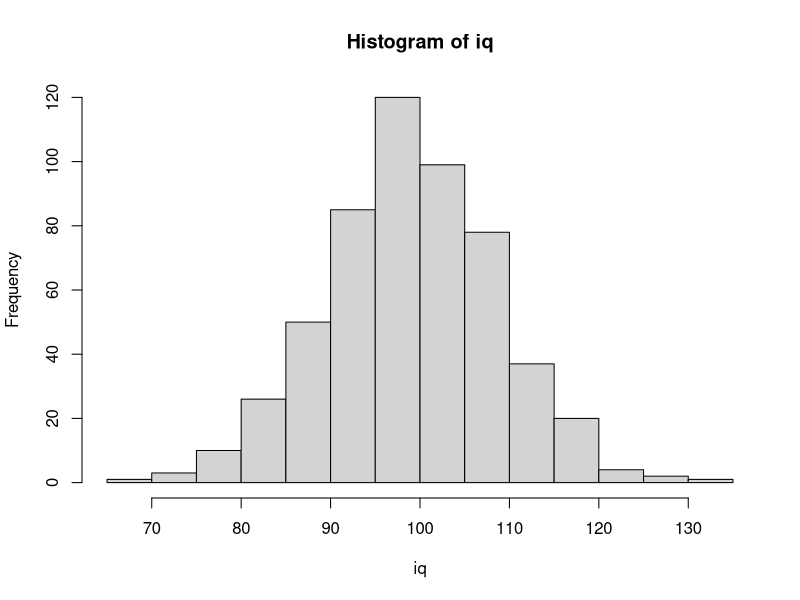
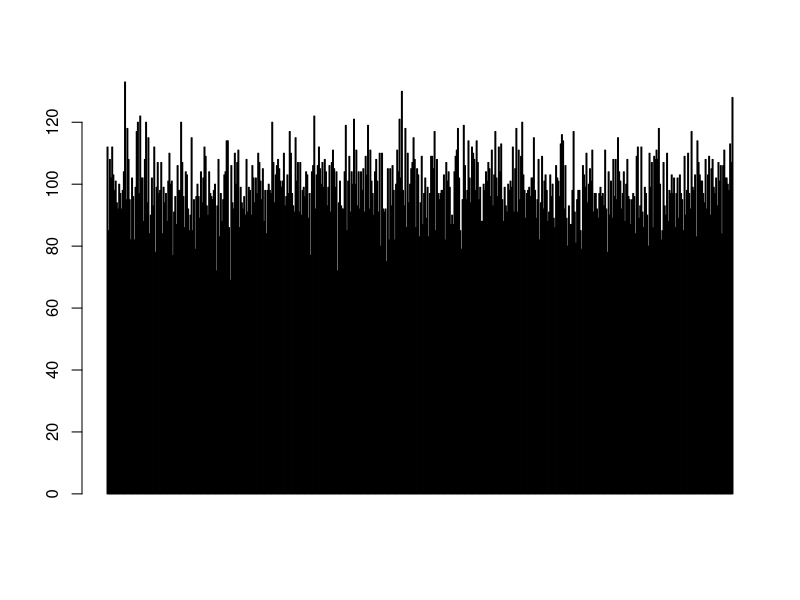
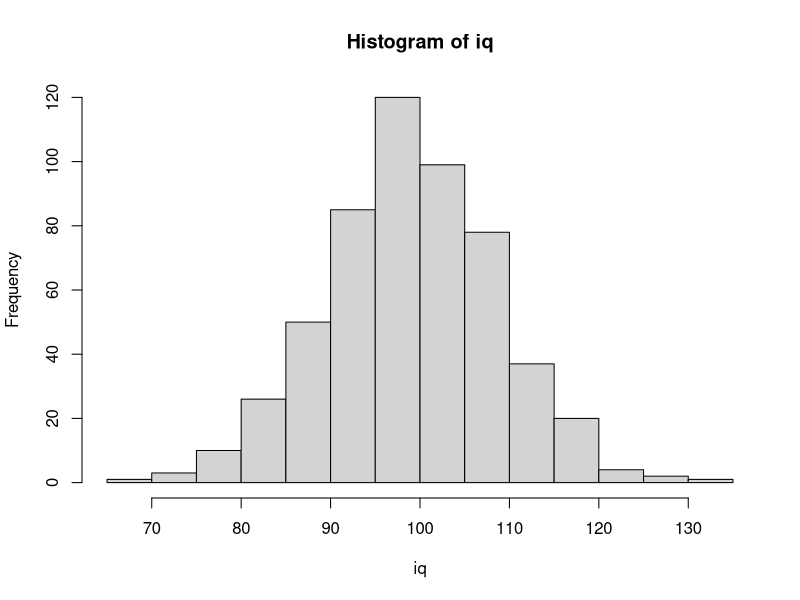
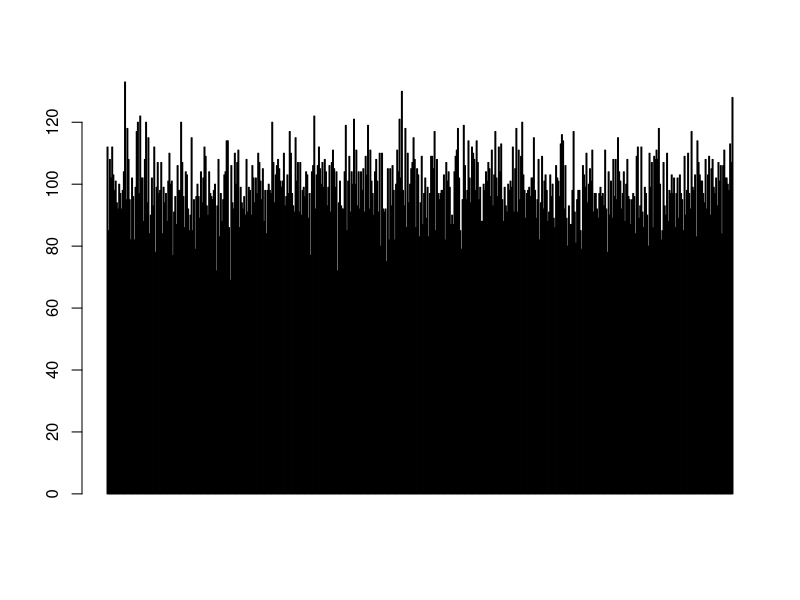
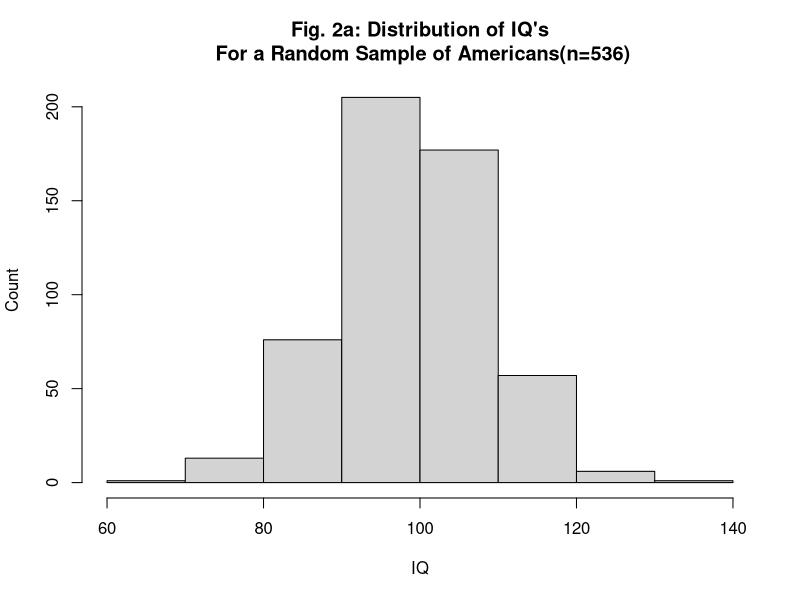
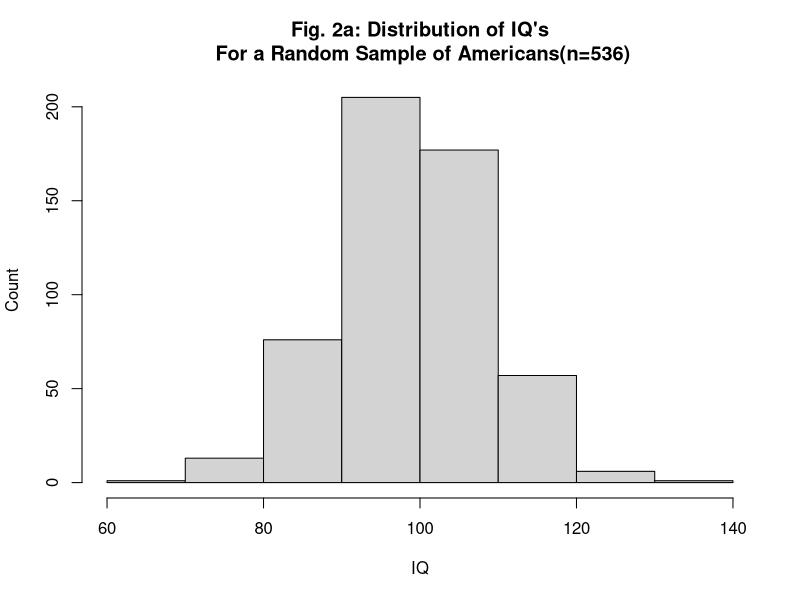
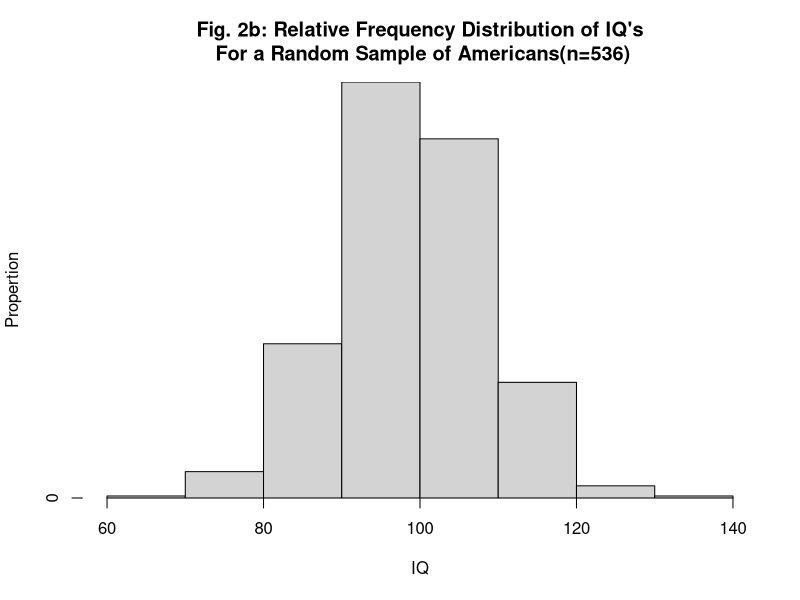
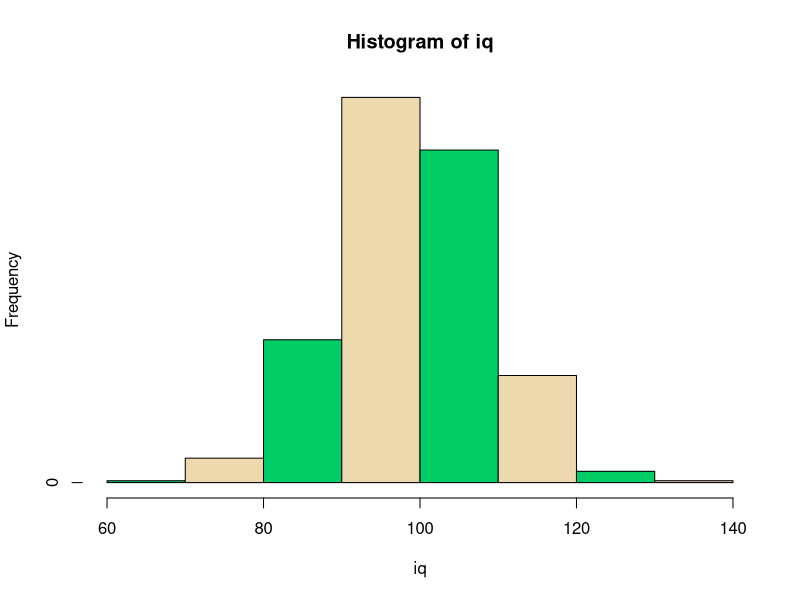

The R source for these figures, in order: (Note: this script raises an error after producing the figures.)
#########################
# Name: Steven Bradley  #
# Stat 331: Handout 9   #
#########################

###### Exercise 1 #######
#a
?dev.cur()

#b
dev.cur()
dev.list()

#c
set.seed(13823)
iq <- round(rnorm(536,mean = 100, sd = 10), digits = 0)

#d
hist(iq)    ##Good
barplot(iq) ##Not good

#e
dev.cur()
dev.list()

#f
dev.off(dev.list())

#g
pdf(file = "graphs.pdf",width = 7, height = 5)
hist(iq)
barplot(iq)
dev.off()

###### Exercise 2 ######

#a
hist(iq, breaks = 8, main = "Fig. 2a: Distribution of IQ's\n For a Random Sample of Americans(n=536)", ylab = "Count", xlab = "IQ", xlim = range(60:140))

#b
iq_hist <- hist(iq, breaks = 8, main = "Fig. 2a: Distribution of IQ's\n For a Random Sample of Americans(n=536)", ylab = "Count", xlab = "IQ", xlim = range(60:140))
iq_hist$counts <- iq_hist$counts/length(iq)
plot(iq_hist, main = "Fig. 2b: Relative Frequency Distribution of IQ's\n For a Random Sample of Americans(n=536)", ylab = "Propertion", xlab = "IQ", yaxs = "i")

#c
colors()
palette(c("springgreen3", "wheat2"))
plot(iq_hist,  col = c(1,2))

#d
shades_of_blue <- grep(pattern = "blue", colors(), value = TRUE)

#e
palette(c(colors()[7], "dodgerblue"))
plot(iq_hist, col = c(1,2))

#f
palette("orange")
plot(iq,xlab = "Case No.", ylab = "IQ", col = "orange", pch = 19, ylim = range(60: 140), main = "Fig. 2f: Distribution of IQ's\nFor a Random Sample of Americans(n=536)")
abline(h = 132, lty = 2, col = "cornflowerblue" )
text(x = 150, y = 134, "Mensa Required IQ = 132", col = "cornflowerblue")


###### Exercise 3 ######

#a
install.packages("dplyr")
library(ggplot2)
library(dplyr)
diamonds

boxplot(log(price) ~ cut, pch = 16, data = diamonds)
boxplot(log(carat) ~ cut, pch = 16, data = diamonds)


table(diamonds$cut)/nrow(diamonds)
set.seed(5719)
diamonds.sample <- diamonds[sample(c(1:nrow(diamonds)),size = 500),]


plot(log(diamonds.sample$price ~ diamonds.sample$carat))
